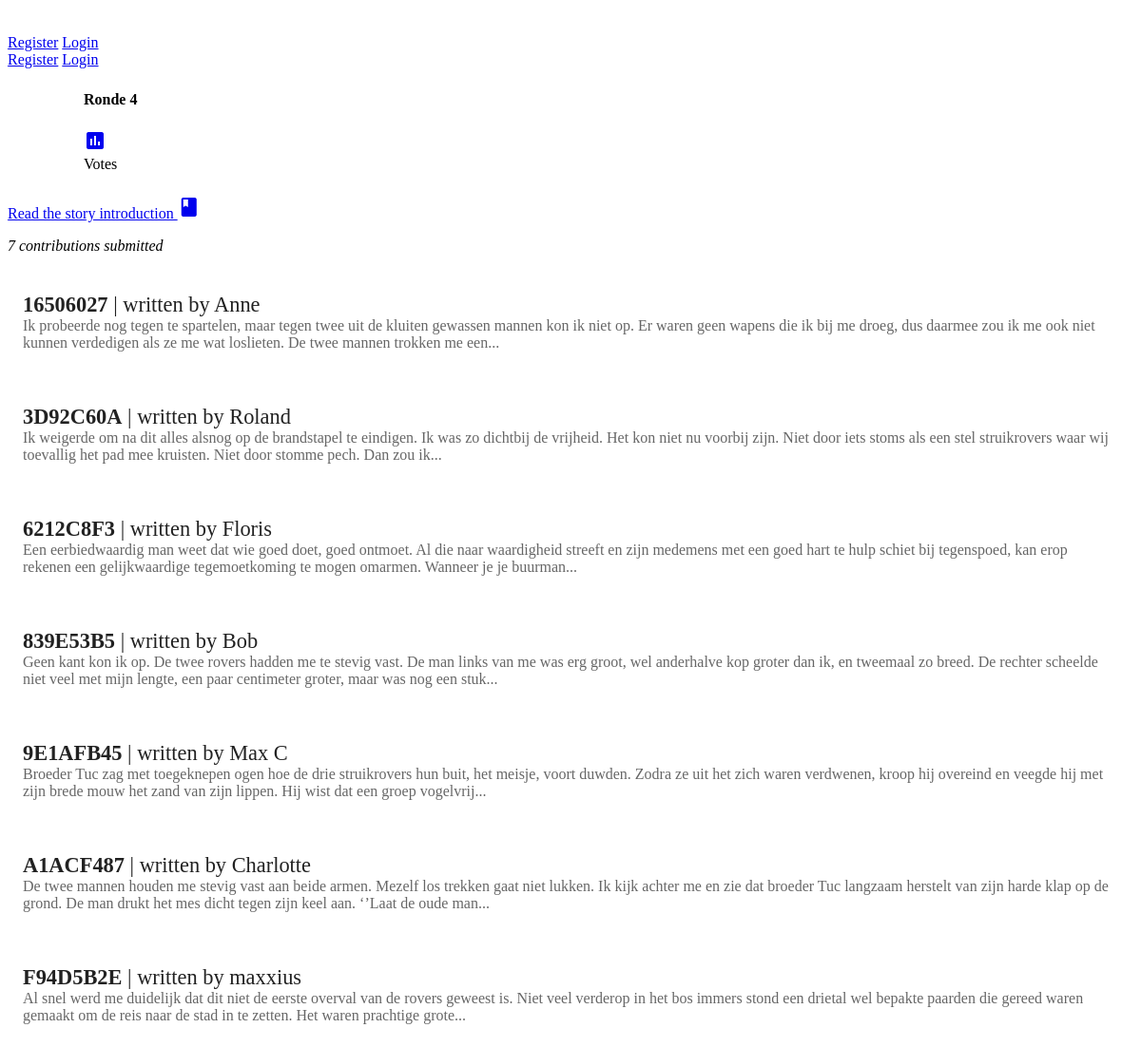
The page /story/2AD0CD3F on the database its author committed.
### storanonymizer/models.py (models this page shows, shortened)
class Story(db.Model):
	id = db.Column(db.Integer, primary_key=True)
	code = db.Column(db.String(), unique=True)
	name = db.Column(db.String())
	user_id = db.Column(db.Integer, db.ForeignKey("user.id"))
	introduction_text = db.Column(db.Text())
	contributions = db.relationship("Contribution", backref="story", lazy="select")
	votes = db.relationship("Vote", backref="story", lazy="select")
	public_authors = db.Column(db.Boolean(), default=False)
	public_contributions = db.Column(db.Boolean(), default=False)
	voting = db.Column(db.Boolean(), default=False)
	public_votes = db.Column(db.Boolean(), default=False)

class Contribution(db.Model):
	id = db.Column(db.Integer, primary_key=True)
	code = db.Column(db.String(), unique=True)
	text = db.Column(db.Text())
	votes = db.relationship("Vote", backref="contribution", lazy="select")
	author_id = db.Column(db.Integer, db.ForeignKey("user.id"))
	story_id = db.Column(db.Integer, db.ForeignKey("story.id"))

class User(db.Model):
	id = db.Column(db.Integer, primary_key=True)
	name = db.Column(db.String(80), unique=True)
	password_hash = db.Column(db.String(1024))
	stories = db.relationship("Story", backref="user", lazy="select")
	contributions = db.relationship("Contribution", backref="author", lazy="select")
	votes = db.relationship("Vote", backref="user", lazy="select")

### storanonymizer/views.py (the view)
@app.route("/story/<story_code>")
def story(story_code):
	story = models.Story.query.filter_by(code=story_code).first_or_404()
	contributions = models.Contribution.query.filter_by(story_id=story.id).order_by(models.Contribution.code).all()
	userHasContributed = False
	if current_user.is_authenticated:
		if models.Contribution.query.filter_by(story_id=story.id, author_id=current_user.id).first():
			userHasContributed = True
	return render_template("story.html", story=story, contributions=contributions, userHasContributed=userHasContributed)

### storanonymizer/templates/story.html (shortened to what this page needs)
{% extends "base.html" %}
{% block content %}
<div class="storanonymizer__title-bar mdl-color--primary mdl-color-text--white">
	<h4 class="storanonymizer__title-bar__title">{{ story.name }}</h4>
	<div class="storanonymizer__title-bar__subtitle">created by {{ story.user.name }}</div>
	{% if story.voting or story.public_votes %}
	<a class="storanonymizer__voting-button mdl-button mdl-js-button mdl-button--fab mdl-button--mini-fab mdl-button--colored" id="voting-button" href="{{ url_for('votes', story_code=story.code) }}">
  		<i class="material-icons">assessment</i>
	</a>
	<div class="mdl-tooltip mdl-tooltip--right" for="voting-button">
		Votes
	</div>
	{% endif %}
</div>
<div class="storanonymizer__story-list mdl-grid">
<a class="storanonymizer__story-introduction-button mdl-button mdl-js-button mdl-js-ripple-effect" href="{{ url_for('story_introduction', story_code=story.code) }}">Read the story introduction <i class="material-icons">book</i></a>
{% if story.public_contributions %}
{% if story.contributions|length > 0 %}
<p><span class="italic">{{ story.contributions|length }} contributions submitted</span></p>
{% endif %}
{% for c in contributions %}
	<div class="storanonymizer__story-list-item mdl-cell--5-col mdl-cell--6-col-tablet mdl-shadow--4dp">
		<div class="storanonymizer__story-list-item__title"><a href="{{ url_for('contribution', contribution_code=c.code) }}"><span class="bold">{{ c.code }}</span>{% if story.public_authors %} | written by {{ c.author.name }} {% else %} {% if c.author.id == current_user.id %} | written by me{% endif %}{% endif %}</a></div>
		<div class="storanonymizer__story-list-item__user">{{ c.text|truncate }}</div>
	</div>
{% else %}
	<h6>No contributions yet!</h6>
{% endfor %}
{% endif %}
</div>
{% endblock %}

### storanonymizer/templates/base.html (shortened to what this page needs)
<!doctype html>
<html lang="en">
	<head>
		<link rel="stylesheet" href="https://code.getmdl.io/1.1.3/material.blue_grey-amber.min.css" />
		<link rel="stylesheet" href="{{ url_for('static', filename='styles.css') }}">
	</head>
	<body>
		<div class="mdl-layout mdl-js-layout mdl-layout--fixed-header">
			<header class="mdl-layout__header mdl-layout__header--scroll">
				<div class="mdl-layout__header-row">
					<span class="mdl-layout-title"><a href="{{ url_for('index') }}"><i class="material-icons">home</i> Storanonymizer</a></span>
					<nav class="mdl-navigation mdl-layout--large-screen-only">
					{% if current_user.is_authenticated %}
						<span class="mdl-navigation__link">
							<button id="storanonymizer_user-option-menu" class="mdl-button mdl-js-button mdl-color-text--white">
								{{ current_user.name }} <i class="material-icons">arrow_drop_down</i>
							</button>
							<ul class="mdl-menu mdl-menu--bottom-left mdl-js-menu" for="storanonymizer_user-option-menu">
								<a class="mdl-menu__item" href="{{ url_for('my_stories') }}">My Stories</a>
								<a class="mdl-menu__item" href="{{ url_for('my_contributions') }}">My Contributions</a>
								<a class="mdl-menu__item mdl-color-text--red" href="{{ url_for('logout') }}">Logout</a>
							</ul>
						</span>
					{% else %}
						<span class="mdl-navigation__link"><a class="mdl-button mdl-js-button" href="{{ url_for('register') }}">Register</a></span>
						<span class="mdl-navigation__link"><a class="mdl-button mdl-js-button mdl-button--raised mdl-button--accent" href="{{ url_for('login') }}">Login</a></span>
					{% endif %}
					</nav>
				</div>
			</header>
			<div class="mdl-layout__drawer mdl-layout--small-screen-only">
			{% if current_user.is_authenticated %}
				<span class="mdl-layout-title">{{ current_user.name }}</span>
				<nav class="mdl-navigation">
					<a class="mdl-navigation__link" href="{{ url_for('index') }}"><i class="material-icons">home</i> Home</a>
					<a class="mdl-navigation__link" href="{{ url_for('my_stories') }}">My Stories</a>
					<a class="mdl-navigation__link" href="{{ url_for('my_contributions') }}">My Contributions</a>
					<a class="mdl-navigation__link mdl-color-text--red" href="{{ url_for('logout') }}">Logout</a>
				</nav>
			{% else %}
				<a class="mdl-button mdl-js-button" href="{{ url_for('register') }}">Register</a>
				<a class="mdl-button mdl-js-button mdl-button--raised mdl-button--accent" href="{{ url_for('login') }}">Login</a>
			{% endif %}
			</div>
			<main class="mdl-layout__content">
				<div class="page-content">{% block content %}{% endblock %}</div>
			</main>
		</div>
	</body>
</html>

### storanonymizer/static/styles.css (style rules this page uses)
.page-content { min-height: calc(100vh - 148px); }
.mdl-layout-title a { color: rgba(255,255,255,0.87); text-decoration: none; }
.mdl-layout__header { color: rgba(255,255,255,0.87); }
.storanonymizer__story-list { -webkit-align-items: center; -ms-flex-align: center; align-items: center; -webkit-flex-direction: column; flex-direction: column; }
.storanonymizer__story-introduction-button { margin-top: 16px; margin-bottom: 16px; }
.storanonymizer__story-list-item { padding: 16px; margin-top: 24px; box-sizing: border-box; }
.storanonymizer__story-list-item__title a { text-decoration: none; color: rgba(0,0,0,0.87); font-size: 1.4rem; }
.storanonymizer__story-list-item__user { color: rgba(0,0,0,0.6); }
.storanonymizer__title-bar { padding: 24px 40px 24px 80px; }
.storanonymizer__title-bar__title { margin: 0; }
.storanonymizer__title-bar__subtitle { color: rgba(255,255,255,0.78); font-size: 1.2rem; }
.storanonymizer__voting-button { margin-top: 12px; }
.bold { font-weight: bold; }
.italic { font-style: italic; }

### rows shown on the page
Story: name "Ronde 4"
Contribution: code "16506027", author.name "Anne", text "Ik probeerde nog tegen te spartelen, maar tegen twee uit de kluiten gewassen mannen kon ik niet op. Er waren geen wapens die ik bij me droeg, dus daarmee zou ik me ook niet kunnen verdedigen als ze me wat loslieten. De twee mannen trokken me een..."
Contribution: code "3D92C60A", author.name "Roland", text "Ik weigerde om na dit alles alsnog op de brandstapel te eindigen. Ik was zo dichtbij de vrijheid. Het kon niet nu voorbij zijn. Niet door iets stoms als een stel struikrovers waar wij toevallig het pad mee kruisten. Niet door stomme pech. Dan zou ik..."
Contribution: code "6212C8F3", author.name "Floris", text "Een eerbiedwaardig man weet dat wie goed doet, goed ontmoet. Al die naar waardigheid streeft en zijn medemens met een goed hart te hulp schiet bij tegenspoed, kan erop rekenen een gelijkwaardige tegemoetkoming te mogen omarmen. Wanneer je je buurman..."
Contribution: code "839E53B5", author.name "Bob", text "Geen kant kon ik op. De twee rovers hadden me te stevig vast. De man links van me was erg groot, wel anderhalve kop groter dan ik, en tweemaal zo breed. De rechter scheelde niet veel met mijn lengte, een paar centimeter groter, maar was nog een stuk..."
Contribution: code "9E1AFB45", author.name "Max C", text "Broeder Tuc zag met toegeknepen ogen hoe de drie struikrovers hun buit, het meisje, voort duwden. Zodra ze uit het zich waren verdwenen, kroop hij overeind en veegde hij met zijn brede mouw het zand van zijn lippen. Hij wist dat een groep vogelvrij..."
Contribution: code "A1ACF487", author.name "Charlotte", text "De twee mannen houden me stevig vast aan beide armen. Mezelf los trekken gaat niet lukken. Ik kijk achter me en zie dat broeder Tuc langzaam herstelt van zijn harde klap op de grond. De man drukt het mes dicht tegen zijn keel aan. ‘’Laat de oude man..."
Contribution: code "F94D5B2E", author.name "maxxius", text "Al snel werd me duidelijk dat dit niet de eerste overval van de rovers geweest is. Niet veel verderop in het bos immers stond een drietal wel bepakte paarden die gereed waren gemaakt om de reis naar de stad in te zetten. Het waren prachtige grote..."

### other values the page prints
{{ story.contributions|length }} "7"
